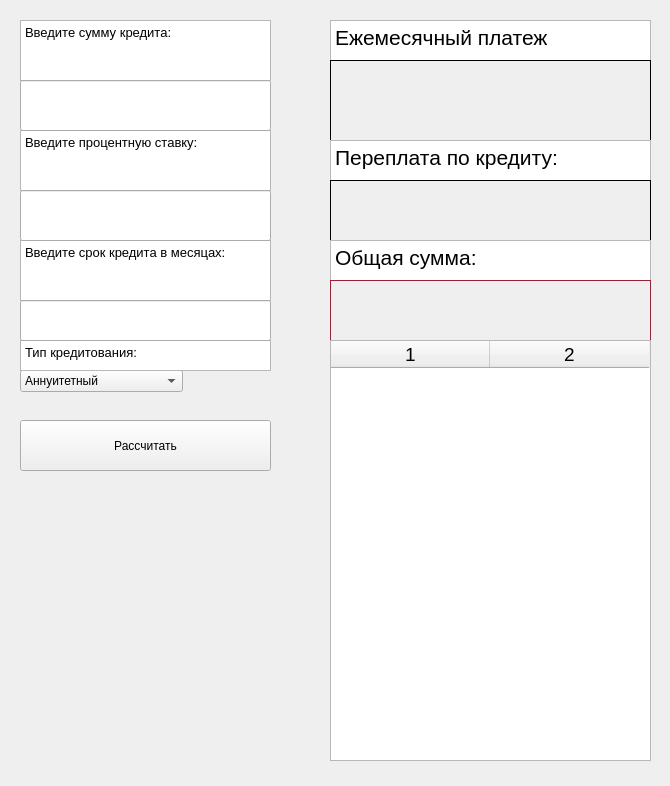
<?xml version="1.0" encoding="UTF-8"?>
<ui version="4.0">
 <class>CreditCalc</class>
 <widget class="QWidget" name="CreditCalc">
  <property name="geometry">
   <rect>
    <x>0</x>
    <y>0</y>
    <width>670</width>
    <height>786</height>
   </rect>
  </property>
  <property name="windowTitle">
   <string>Credit Calculator</string>
  </property>
  <widget class="QComboBox" name="type">
   <property name="geometry">
    <rect>
     <x>20</x>
     <y>370</y>
     <width>251</width>
     <height>51</height>
    </rect>
   </property>
   <property name="sizeAdjustPolicy">
    <enum>QComboBox::AdjustToContents</enum>
   </property>
   <property name="placeholderText">
    <string notr="true"/>
   </property>
   <item>
    <property name="text">
     <string>Аннуитетный </string>
    </property>
   </item>
   <item>
    <property name="text">
     <string>Дифференцированный</string>
    </property>
   </item>
  </widget>
  <widget class="QTextEdit" name="textAmount">
   <property name="geometry">
    <rect>
     <x>20</x>
     <y>20</y>
     <width>251</width>
     <height>61</height>
    </rect>
   </property>
   <property name="html">
    <string>&lt;!DOCTYPE HTML PUBLIC &quot;-//W3C//DTD HTML 4.0//EN&quot; &quot;http://www.w3.org/TR/REC-html40/strict.dtd&quot;&gt;
&lt;html&gt;&lt;head&gt;&lt;meta name=&quot;qrichtext&quot; content=&quot;1&quot; /&gt;&lt;meta charset=&quot;utf-8&quot; /&gt;&lt;style type=&quot;text/css&quot;&gt;
p, li { white-space: pre-wrap; }
hr { height: 1px; border-width: 0; }
li.unchecked::marker { content: &quot;\2610&quot;; }
li.checked::marker { content: &quot;\2612&quot;; }
&lt;/style&gt;&lt;/head&gt;&lt;body style=&quot; font-family:'Segoe UI'; font-size:9.75pt; font-weight:400; font-style:normal;&quot;&gt;
&lt;p style=&quot; margin-top:0px; margin-bottom:0px; margin-left:0px; margin-right:0px; -qt-block-indent:0; text-indent:0px;&quot;&gt;Введите сумму кредита:&lt;/p&gt;&lt;/body&gt;&lt;/html&gt;</string>
   </property>
   <property name="textInteractionFlags">
    <set>Qt::NoTextInteraction</set>
   </property>
  </widget>
  <widget class="QTextEdit" name="textRate">
   <property name="geometry">
    <rect>
     <x>20</x>
     <y>130</y>
     <width>251</width>
     <height>61</height>
    </rect>
   </property>
   <property name="html">
    <string>&lt;!DOCTYPE HTML PUBLIC &quot;-//W3C//DTD HTML 4.0//EN&quot; &quot;http://www.w3.org/TR/REC-html40/strict.dtd&quot;&gt;
&lt;html&gt;&lt;head&gt;&lt;meta name=&quot;qrichtext&quot; content=&quot;1&quot; /&gt;&lt;meta charset=&quot;utf-8&quot; /&gt;&lt;style type=&quot;text/css&quot;&gt;
p, li { white-space: pre-wrap; }
hr { height: 1px; border-width: 0; }
li.unchecked::marker { content: &quot;\2610&quot;; }
li.checked::marker { content: &quot;\2612&quot;; }
&lt;/style&gt;&lt;/head&gt;&lt;body style=&quot; font-family:'Segoe UI'; font-size:9.75pt; font-weight:400; font-style:normal;&quot;&gt;
&lt;p style=&quot; margin-top:0px; margin-bottom:0px; margin-left:0px; margin-right:0px; -qt-block-indent:0; text-indent:0px;&quot;&gt;Введите процентную ставку:&lt;/p&gt;&lt;/body&gt;&lt;/html&gt;</string>
   </property>
   <property name="textInteractionFlags">
    <set>Qt::NoTextInteraction</set>
   </property>
  </widget>
  <widget class="QTextEdit" name="textTerm">
   <property name="geometry">
    <rect>
     <x>20</x>
     <y>240</y>
     <width>251</width>
     <height>61</height>
    </rect>
   </property>
   <property name="html">
    <string>&lt;!DOCTYPE HTML PUBLIC &quot;-//W3C//DTD HTML 4.0//EN&quot; &quot;http://www.w3.org/TR/REC-html40/strict.dtd&quot;&gt;
&lt;html&gt;&lt;head&gt;&lt;meta name=&quot;qrichtext&quot; content=&quot;1&quot; /&gt;&lt;meta charset=&quot;utf-8&quot; /&gt;&lt;style type=&quot;text/css&quot;&gt;
p, li { white-space: pre-wrap; }
hr { height: 1px; border-width: 0; }
li.unchecked::marker { content: &quot;\2610&quot;; }
li.checked::marker { content: &quot;\2612&quot;; }
&lt;/style&gt;&lt;/head&gt;&lt;body style=&quot; font-family:'Segoe UI'; font-size:9.75pt; font-weight:400; font-style:normal;&quot;&gt;
&lt;p style=&quot; margin-top:0px; margin-bottom:0px; margin-left:0px; margin-right:0px; -qt-block-indent:0; text-indent:0px;&quot;&gt;Введите срок кредита в месяцах:&lt;/p&gt;&lt;/body&gt;&lt;/html&gt;</string>
   </property>
   <property name="textInteractionFlags">
    <set>Qt::NoTextInteraction</set>
   </property>
  </widget>
  <widget class="QTextEdit" name="textType">
   <property name="geometry">
    <rect>
     <x>20</x>
     <y>340</y>
     <width>251</width>
     <height>31</height>
    </rect>
   </property>
   <property name="html">
    <string>&lt;!DOCTYPE HTML PUBLIC &quot;-//W3C//DTD HTML 4.0//EN&quot; &quot;http://www.w3.org/TR/REC-html40/strict.dtd&quot;&gt;
&lt;html&gt;&lt;head&gt;&lt;meta name=&quot;qrichtext&quot; content=&quot;1&quot; /&gt;&lt;meta charset=&quot;utf-8&quot; /&gt;&lt;style type=&quot;text/css&quot;&gt;
p, li { white-space: pre-wrap; }
hr { height: 1px; border-width: 0; }
li.unchecked::marker { content: &quot;\2610&quot;; }
li.checked::marker { content: &quot;\2612&quot;; }
&lt;/style&gt;&lt;/head&gt;&lt;body style=&quot; font-family:'Segoe UI'; font-size:9.75pt; font-weight:400; font-style:normal;&quot;&gt;
&lt;p style=&quot; margin-top:0px; margin-bottom:0px; margin-left:0px; margin-right:0px; -qt-block-indent:0; text-indent:0px;&quot;&gt;Тип кредитования:&lt;/p&gt;&lt;/body&gt;&lt;/html&gt;</string>
   </property>
   <property name="textInteractionFlags">
    <set>Qt::NoTextInteraction</set>
   </property>
  </widget>
  <widget class="QLineEdit" name="amount">
   <property name="geometry">
    <rect>
     <x>20</x>
     <y>80</y>
     <width>251</width>
     <height>51</height>
    </rect>
   </property>
  </widget>
  <widget class="QLineEdit" name="rate">
   <property name="geometry">
    <rect>
     <x>20</x>
     <y>190</y>
     <width>251</width>
     <height>51</height>
    </rect>
   </property>
  </widget>
  <widget class="QLineEdit" name="term">
   <property name="geometry">
    <rect>
     <x>20</x>
     <y>300</y>
     <width>251</width>
     <height>41</height>
    </rect>
   </property>
  </widget>
  <widget class="QPushButton" name="execButton">
   <property name="geometry">
    <rect>
     <x>20</x>
     <y>420</y>
     <width>251</width>
     <height>51</height>
    </rect>
   </property>
   <property name="text">
    <string>Рассчитать</string>
   </property>
  </widget>
  <widget class="QTextEdit" name="textEdit">
   <property name="geometry">
    <rect>
     <x>330</x>
     <y>20</y>
     <width>321</width>
     <height>41</height>
    </rect>
   </property>
   <property name="html">
    <string>&lt;!DOCTYPE HTML PUBLIC &quot;-//W3C//DTD HTML 4.0//EN&quot; &quot;http://www.w3.org/TR/REC-html40/strict.dtd&quot;&gt;
&lt;html&gt;&lt;head&gt;&lt;meta name=&quot;qrichtext&quot; content=&quot;1&quot; /&gt;&lt;meta charset=&quot;utf-8&quot; /&gt;&lt;style type=&quot;text/css&quot;&gt;
p, li { white-space: pre-wrap; }
hr { height: 1px; border-width: 0; }
li.unchecked::marker { content: &quot;\2610&quot;; }
li.checked::marker { content: &quot;\2612&quot;; }
&lt;/style&gt;&lt;/head&gt;&lt;body style=&quot; font-family:'Segoe UI'; font-size:9.75pt; font-weight:400; font-style:normal;&quot;&gt;
&lt;p style=&quot; margin-top:0px; margin-bottom:0px; margin-left:0px; margin-right:0px; -qt-block-indent:0; text-indent:0px;&quot;&gt;&lt;span style=&quot; font-size:16pt;&quot;&gt;Ежемесячный платеж&lt;/span&gt;&lt;/p&gt;&lt;/body&gt;&lt;/html&gt;</string>
   </property>
   <property name="textInteractionFlags">
    <set>Qt::NoTextInteraction</set>
   </property>
  </widget>
  <widget class="QLabel" name="month_payment">
   <property name="geometry">
    <rect>
     <x>330</x>
     <y>60</y>
     <width>321</width>
     <height>81</height>
    </rect>
   </property>
   <property name="font">
    <font>
     <pointsize>20</pointsize>
    </font>
   </property>
   <property name="frameShape">
    <enum>QFrame::Box</enum>
   </property>
   <property name="text">
    <string/>
   </property>
   <property name="textInteractionFlags">
    <set>Qt::NoTextInteraction</set>
   </property>
  </widget>
  <widget class="QTextEdit" name="textEdit_2">
   <property name="geometry">
    <rect>
     <x>330</x>
     <y>140</y>
     <width>321</width>
     <height>41</height>
    </rect>
   </property>
   <property name="html">
    <string>&lt;!DOCTYPE HTML PUBLIC &quot;-//W3C//DTD HTML 4.0//EN&quot; &quot;http://www.w3.org/TR/REC-html40/strict.dtd&quot;&gt;
&lt;html&gt;&lt;head&gt;&lt;meta name=&quot;qrichtext&quot; content=&quot;1&quot; /&gt;&lt;meta charset=&quot;utf-8&quot; /&gt;&lt;style type=&quot;text/css&quot;&gt;
p, li { white-space: pre-wrap; }
hr { height: 1px; border-width: 0; }
li.unchecked::marker { content: &quot;\2610&quot;; }
li.checked::marker { content: &quot;\2612&quot;; }
&lt;/style&gt;&lt;/head&gt;&lt;body style=&quot; font-family:'Segoe UI'; font-size:9.75pt; font-weight:400; font-style:normal;&quot;&gt;
&lt;p style=&quot; margin-top:0px; margin-bottom:0px; margin-left:0px; margin-right:0px; -qt-block-indent:0; text-indent:0px;&quot;&gt;&lt;span style=&quot; font-size:16pt;&quot;&gt;Переплата по кредиту:&lt;/span&gt;&lt;/p&gt;&lt;/body&gt;&lt;/html&gt;</string>
   </property>
   <property name="textInteractionFlags">
    <set>Qt::NoTextInteraction</set>
   </property>
  </widget>
  <widget class="QLabel" name="overpayment">
   <property name="geometry">
    <rect>
     <x>330</x>
     <y>180</y>
     <width>321</width>
     <height>61</height>
    </rect>
   </property>
   <property name="font">
    <font>
     <pointsize>20</pointsize>
    </font>
   </property>
   <property name="frameShape">
    <enum>QFrame::Box</enum>
   </property>
   <property name="text">
    <string/>
   </property>
   <property name="textInteractionFlags">
    <set>Qt::NoTextInteraction</set>
   </property>
  </widget>
  <widget class="QTextEdit" name="textEdit_3">
   <property name="geometry">
    <rect>
     <x>330</x>
     <y>240</y>
     <width>321</width>
     <height>41</height>
    </rect>
   </property>
   <property name="html">
    <string>&lt;!DOCTYPE HTML PUBLIC &quot;-//W3C//DTD HTML 4.0//EN&quot; &quot;http://www.w3.org/TR/REC-html40/strict.dtd&quot;&gt;
&lt;html&gt;&lt;head&gt;&lt;meta name=&quot;qrichtext&quot; content=&quot;1&quot; /&gt;&lt;meta charset=&quot;utf-8&quot; /&gt;&lt;style type=&quot;text/css&quot;&gt;
p, li { white-space: pre-wrap; }
hr { height: 1px; border-width: 0; }
li.unchecked::marker { content: &quot;\2610&quot;; }
li.checked::marker { content: &quot;\2612&quot;; }
&lt;/style&gt;&lt;/head&gt;&lt;body style=&quot; font-family:'Segoe UI'; font-size:9.75pt; font-weight:400; font-style:normal;&quot;&gt;
&lt;p style=&quot; margin-top:0px; margin-bottom:0px; margin-left:0px; margin-right:0px; -qt-block-indent:0; text-indent:0px;&quot;&gt;&lt;span style=&quot; font-size:16pt;&quot;&gt;Общая сумма:&lt;/span&gt;&lt;/p&gt;&lt;/body&gt;&lt;/html&gt;</string>
   </property>
   <property name="textInteractionFlags">
    <set>Qt::NoTextInteraction</set>
   </property>
  </widget>
  <widget class="QLabel" name="totalPayment">
   <property name="geometry">
    <rect>
     <x>330</x>
     <y>280</y>
     <width>321</width>
     <height>61</height>
    </rect>
   </property>
   <property name="font">
    <font>
     <pointsize>20</pointsize>
    </font>
   </property>
   <property name="styleSheet">
    <string notr="true">color: rgb(222, 2, 35);</string>
   </property>
   <property name="frameShape">
    <enum>QFrame::Box</enum>
   </property>
   <property name="text">
    <string/>
   </property>
   <property name="textInteractionFlags">
    <set>Qt::NoTextInteraction</set>
   </property>
  </widget>
  <widget class="QTableWidget" name="tableWidget">
   <property name="geometry">
    <rect>
     <x>330</x>
     <y>340</y>
     <width>321</width>
     <height>421</height>
    </rect>
   </property>
   <property name="font">
    <font>
     <pointsize>14</pointsize>
    </font>
   </property>
   <property name="layoutDirection">
    <enum>Qt::LeftToRight</enum>
   </property>
   <property name="lineWidth">
    <number>1</number>
   </property>
   <property name="editTriggers">
    <set>QAbstractItemView::NoEditTriggers</set>
   </property>
   <property name="rowCount">
    <number>0</number>
   </property>
   <property name="columnCount">
    <number>2</number>
   </property>
   <attribute name="horizontalHeaderCascadingSectionResizes">
    <bool>false</bool>
   </attribute>
   <attribute name="horizontalHeaderDefaultSectionSize">
    <number>159</number>
   </attribute>
   <attribute name="verticalHeaderVisible">
    <bool>false</bool>
   </attribute>
   <column/>
   <column/>
  </widget>
 </widget>
 <resources/>
 <connections/>
</ui>
